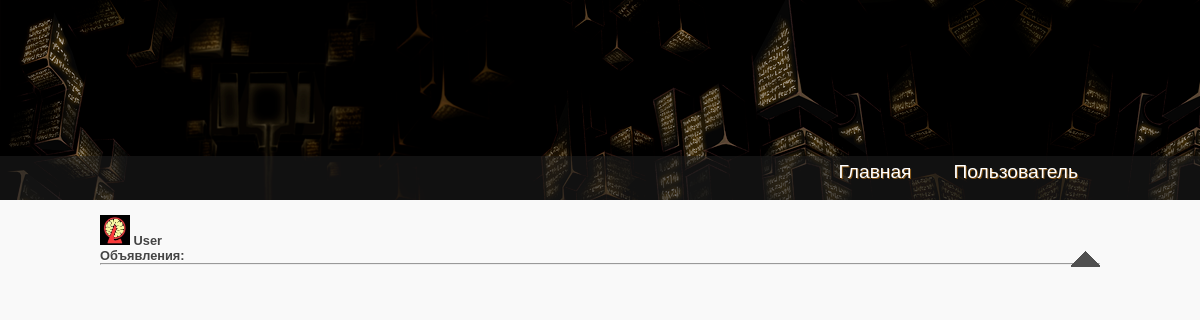
Before: /author/1/ with the older database file.
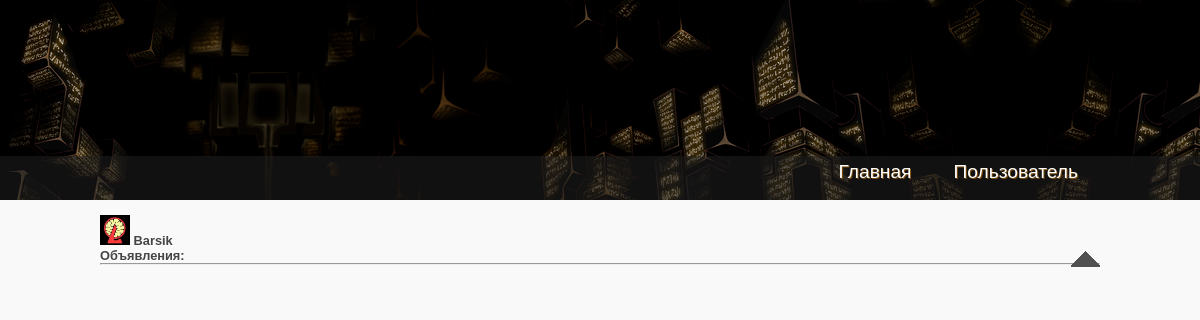
After: the same page with the newer database file.
### forum/models.py (models this page shows, shortened)
class FUser(models.Model):
    name = models.CharField(max_length=32)
    email = models.OneToOneField(User, on_delete=models.CASCADE)
    avatar = models.ImageField(upload_to='', blank=True)

### forum/views.py (the view)
# urls.py: path('author/<pk>/', AuthorDetail.as_view(), name='author'),
class AuthorDetail(DetailView):
    model = FUser
    template_name = 'author.html'
    context_object_name = 'author'
    def get_context_data(self, **kwargs):
        context = super().get_context_data(**kwargs)
        context['post'] = Post.objects.all().filter(author=kwargs.get('object'))
        return context

### templates/author.html (shortened to what this page needs)
{% extends 'flatpages/default.html' %}
{% load static %}
{% load custom_filters %}
{% block content %}
<img src="/media/{{ author.avatar }}" class="rounded-circle" width="30" height="30"/>
<b>{{ author.name }}</b>
<br>
<b>Объявления:</b>
<hr>
{% endblock content %}

Changed rows visible on the page:
changed FUser: name "User" → "Barsik"
